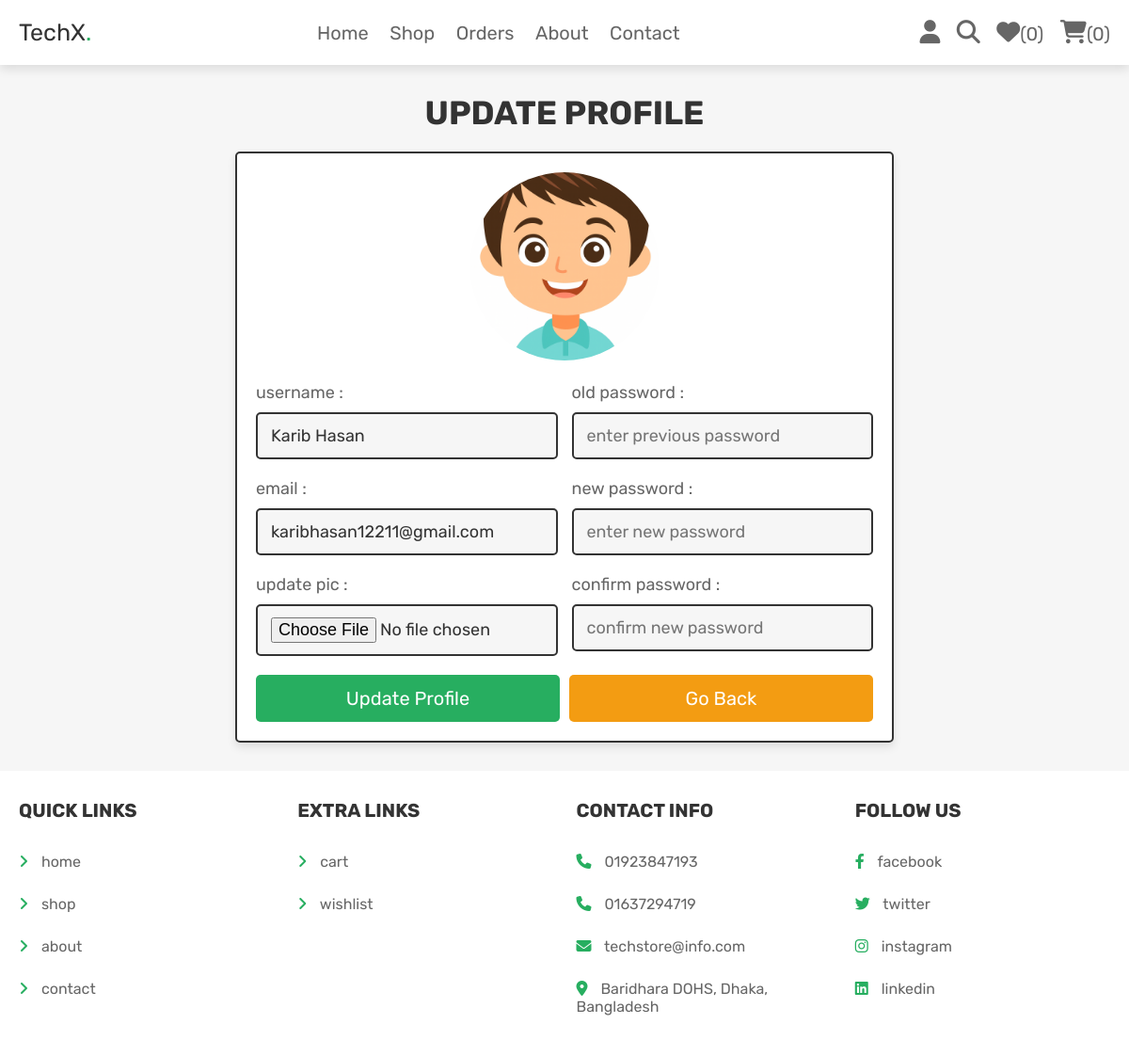
Page /Controller/user_profile_update.php (signed in) on the committed database.
### tables this page shows
CREATE TABLE `users` (
  `id` int(100) NOT NULL,
  `name` varchar(100) NOT NULL,
  `email` varchar(100) NOT NULL,
  `password` varchar(100) NOT NULL,
  `user_type` varchar(20) NOT NULL DEFAULT 'user',
  `image` varchar(100) NOT NULL
);

### Controller/user_profile_update.php (the view, shortened to what this page needs)
<?php
@include 'config.php';
?>
<!DOCTYPE html>
<html lang="en">
<head>
   <link rel="stylesheet" href="https://cdnjs.cloudflare.com/ajax/libs/font-awesome/6.1.1/css/all.min.css">
   <link rel="stylesheet" href="../View/components.css">
</head>
<body>
<?php include 'header.php'; ?>
<section class="update-profile">
   <h1 class="title">update profile</h1>
   <form action="" method="POST" enctype="multipart/form-data">
      <img src="../Assets/uploaded_img/<?= $fetch_profile['image']; ?>" alt="">
      <div class="flex">
         <div class="inputBox">
            <span>username :</span>
            <input type="text" name="name"
                   value="<?= $fetch_profile['name']; ?>"
                   required class="box">
            <span>email :</span>
            <input type="email" name="email"
                   value="<?= $fetch_profile['email']; ?>"
                   required class="box">
            <span>update pic :</span>
            <input type="file" name="image"
                   accept="image/jpg, image/jpeg, image/png"
                   class="box">
         </div>
         <div class="inputBox">
            <span>old password :</span>
            <input type="password" name="update_pass"
                   placeholder="enter previous password"
                   class="box">
            <span>new password :</span>
            <input type="password" name="new_pass"
                   placeholder="enter new password"
                   class="box">
            <span>confirm password :</span>
            <input type="password" name="confirm_pass"
                   placeholder="confirm new password"
                   class="box">
         </div>
      </div>
      <div class="flex-btn">
         <input type="submit" class="btn"
                value="update profile"
                name="update_profile">
         <a href="home.php" class="option-btn">go back</a>
      </div>
   </form>
</section>
<?php include 'footer.php'; ?>
</body>
</html>

### View/components.css (style rules this page uses)
:root { --green:#27ae60; --orange:#f39c12; --red:#e74c3c; --black:#333; --light-color:#666; --white:#fff; --light-bg:#f6f6f6; --border:.2rem solid var(--black); --box-shadow:0 .5rem 1rem rgba(0,0,0,.1); }
* { font-family: 'Rubik', sans-serif; margin:0; padding:0; box-sizing: border-box; outline: none; border:none; text-decoration: none; color:var(--black); }
body { background-color: var(--light-bg); }
html { font-size: 62.5%; overflow-x: hidden; scroll-behavior: smooth; scroll-padding-top: 6.5rem; }
section { padding:3rem 2rem; max-width: 1200px; margin:0 auto; }
.btn, .delete-btn, .option-btn { display: block; width: 100%; margin-top: 1rem; border-radius: .5rem; color:var(--white); font-size: 2rem; padding:1.3rem 3rem; text-transform: capitalize; cursor: pointer; text-align: center; }
.btn { background-color: var(--green); }
.option-btn { background-color: var(--orange); }
.flex-btn { display: flex; flex-wrap: wrap; gap:1rem; }
.flex-btn > * { flex:1; }
.title { text-align: center; margin-bottom: 2rem; text-transform: uppercase; color:var(--black); font-size: 3.5rem; }
.update-profile form { max-width: 70rem; margin: 0 auto; background-color: var(--white); box-shadow: var(--box-shadow); border:var(--border); border-radius: .5rem; padding:2rem; text-align: center; }
.update-profile form .flex { display: flex; gap:1.5rem; justify-content: space-between; }
.update-profile form img { height: 20rem; width: 20rem; margin-bottom: 1rem; border-radius: 50%; object-fit: cover; }
.update-profile form .inputBox { text-align: left; width: 49%; }
.update-profile form .inputBox span { display: block; padding-top: 1rem; font-size: 1.8rem; color:var(--light-color); }
.update-profile form .inputBox .box { width: 100%; padding:1.2rem 1.4rem; font-size: 1.8rem; color:var(--black); border:var(--border); border-radius: .5rem; margin:1rem 0; background-color: var(--light-bg); }

### rows in the picture
users: image (picture), name "Karib Hasan", email "karibhasan12211@gmail.com"

### other values in the picture
$count_wishlist_items->rowCount() "0"
$count_cart_items->rowCount() "0"
